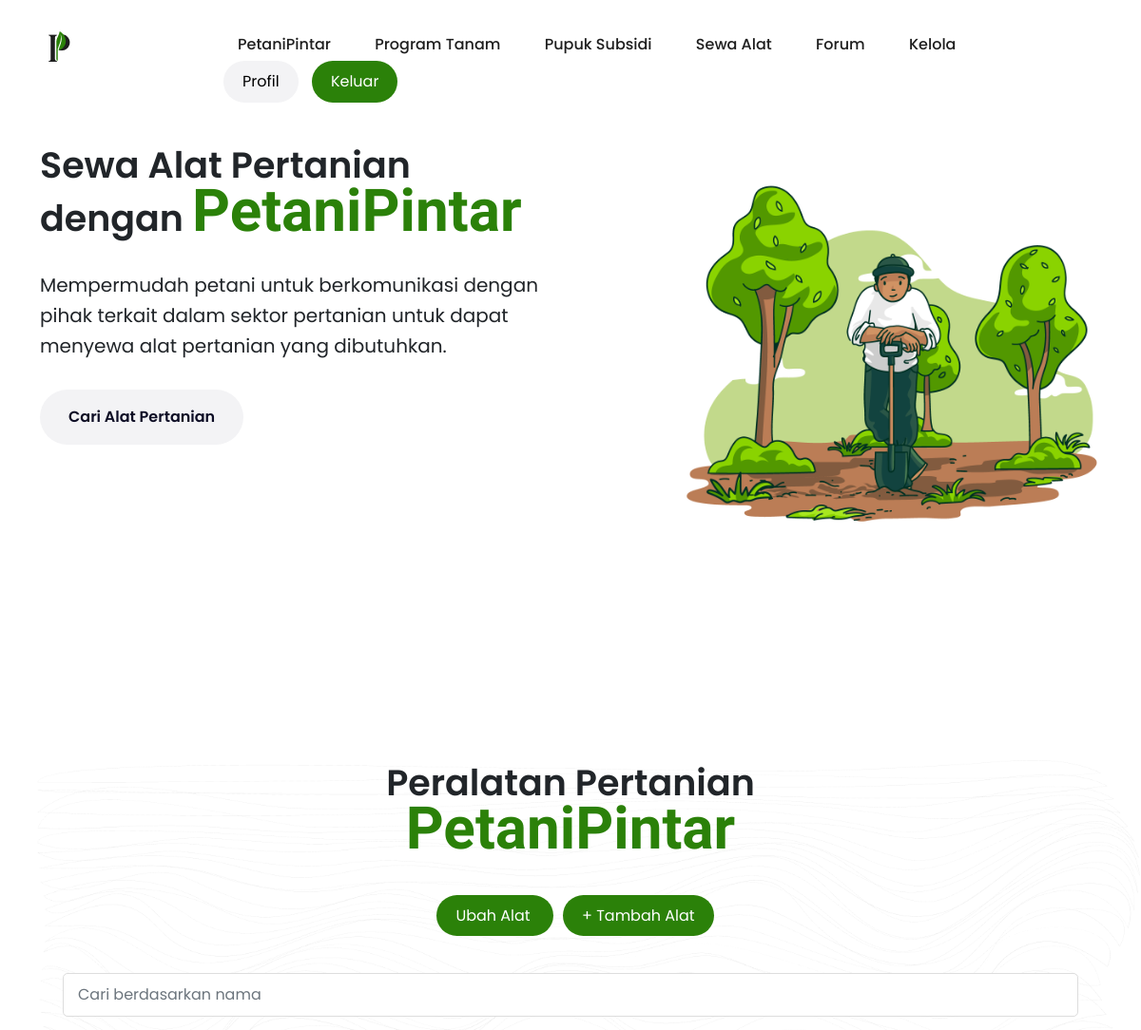
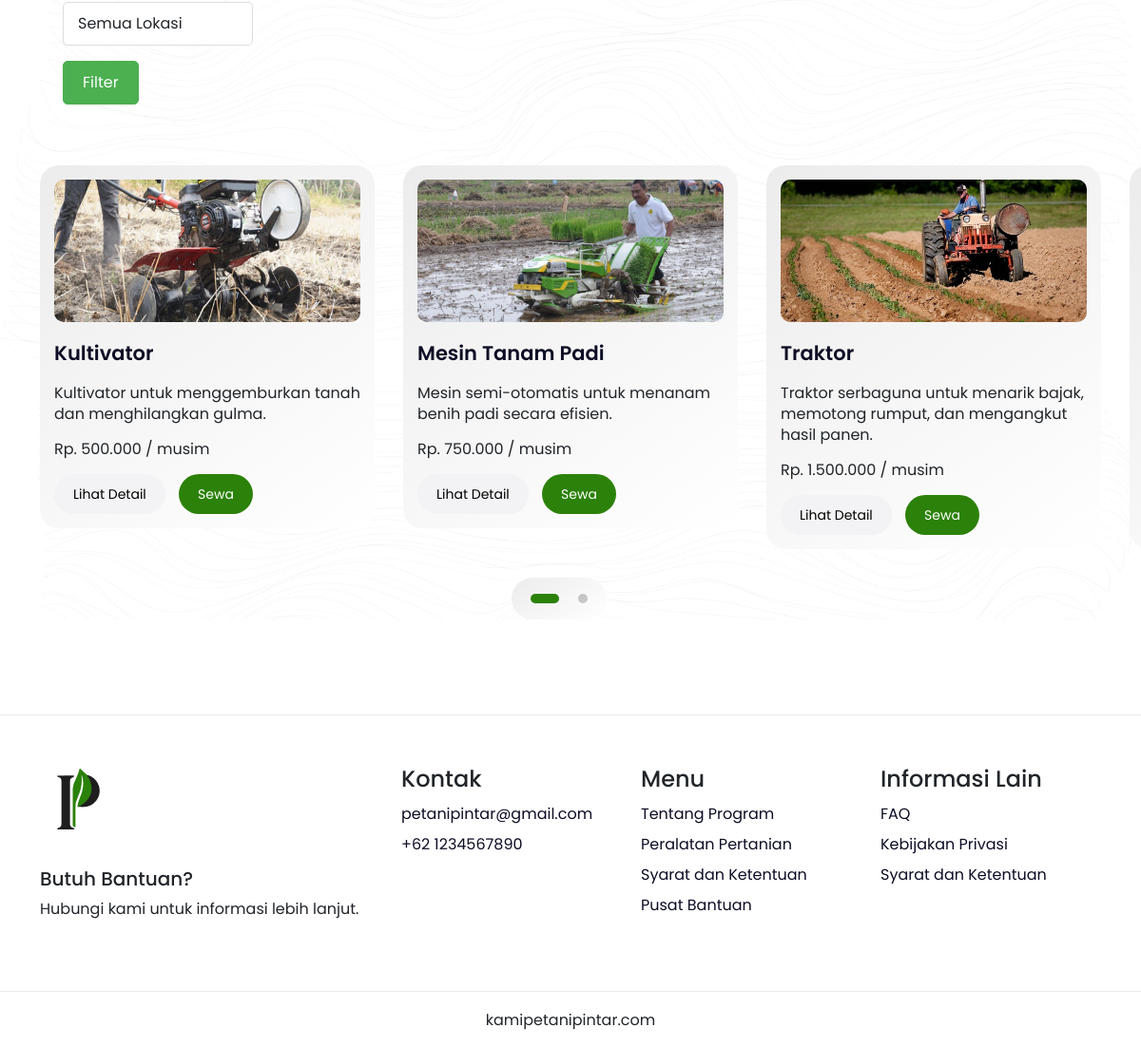
Screenshot of /program-sewa-alat.php (signed in) with the database file from the repository (2 pictures, top to bottom).
### tables this page shows
CREATE TABLE alat (
    id INT AUTO_INCREMENT PRIMARY KEY,
    nama VARCHAR(255) NOT NULL,
    deskripsi TEXT NOT NULL,
    spesifikasi TEXT NOT NULL,
    id_pemilik INT NOT NULL, 
    pemilik VARCHAR(255) NOT NULL,
    harga DECIMAL(10, 2) NOT NULL,
    gambar VARCHAR(255),
    lokasi VARCHAR(255) NOT NULL,
    latitude DECIMAL(9,6),
    longitude DECIMAL(9,6),
    FOREIGN KEY (id_pemilik) REFERENCES users(id)
);

### program-sewa-alat.php (the view, shortened to what this page needs)
<!DOCTYPE html>
<html lang="en">
<head>
    <link rel="stylesheet" href="css/swiper-bundle.min.css">
    <link rel="stylesheet" href="css/bootstrap.min.css">
    <link rel="stylesheet" href="style.css">
    <link rel="stylesheet" href="https://unicons.iconscout.com/release/v4.0.0/css/line.css">
</head>
<body class="body-fixed">
    <header class="site-header">
        <div class="container">
            <div class="row">
                <div class="col-lg-2">
                    <div class="header-logo">
                        <a href="menu.php">
                            <img src="image/logo_petanipintar.png" width="40" height="40" alt="Logo">
                        </a>
                    </div>
                </div>
                <div class="col-lg-10">
                    <div class="main-navigation">
                        <nav class="header-menu">
                            <ul class="menu">
                                <li><a href="menu.php">PetaniPintar</a></li>
                                <li><a href="program-tanam.php">Program Tanam</a></li>
                                <li><a href="program-pupuk-subsidi.php">Pupuk Subsidi</a></li>
                                <li><a href="program-sewa-alat.php">Sewa Alat</a></li>
                                <li><a href="#">Forum</a></li>
                                <?php if (isset($_SESSION['admin']) && $_SESSION['admin'] == true) {
                                    echo '<li><a href="admin/dashboard-1.php">Kelola</a></li>';
                                }?>
                                <li>
                                    <button onclick="window.location.href='profile.php'" class="signin">Profil</button>
                                    <button onclick="if(confirm('Apakah Anda yakin ingin keluar?')){window.location.href='login.php';}" class="signup">Keluar</button>
                                </li>
                            </ul>
                        </nav>
                    </div>
                </div>
            </div>
        </div>
    </header>
    <div id="viewport">
        <div id="js-scroll-content">
            <section class="main-banner" id="about">
                <div class="sec-wp">
                    <div class="container">
                        <div class="row">
                            <div class="col-lg-6">
                                <div class="banner-text">
                                    <h2 class="h2-title">Sewa Alat Pertanian dengan <span>PetaniPintar</span></h2>
                                    <p>
                                        Mempermudah petani untuk berkomunikasi dengan pihak terkait dalam sektor pertanian untuk dapat menyewa alat pertanian yang dibutuhkan.
                                    </p>
                                    <div class="banner-btn mt-4">
                                        <a href="#program" class="sec-btn">Cari Alat Pertanian</a>
                                    </div>
                                </div>
                            </div>
                            <div class="col-lg-6">
                                <div class="banner-img-wp">
                                    <img class="img-rounded" src="image/illustration/program3.png" alt="">
                                </div>
                            </div>
                        </div>
                    </div>
                </div>
            </section>
            <div class="repeat-img" style="background-image: url(image/pattern1_background.png);">
                <section class="default-banner" id="program">
                    <div class="sec-wp">
                        <div class="container">
                            <div class="row">
                                <div class="col-lg-12">
                                    <div class="sec-title text-center mb-5">
                                        <h2 class="h2-title mb-0">Peralatan Pertanian</h2>
                                        <h2 class="h2-title"><span>PetaniPintar</span></h2>
                                    </div>
                                    <?php
                                    if (isset($_SESSION['admin']) && $_SESSION['admin'] == true) {
                                        echo '<div class="text-center mb-5">
                                            <a href="edit-sewa-alat.php" class="add">
                                                Ubah Alat
                                            </a>
                                            <a href="add-sewa-alat.php" class="add">
                                                + Tambah Alat
                                            </a>
                                        </div>';
                                    }
                                    ?>
<div class="container">
                            <div class="filter-search-container">
                                <form action="#" method="GET" class="filter-search-form">
                                    <div class="form-group">
                                        <input type="text" name="search" class="form-control" placeholder="Cari berdasarkan nama" value="<?php echo isset($_GET['search']) ? $_GET['search'] : ''; ?>">
                                    </div>
                                    <div class="form-group">
                                        <select name="lokasi" class="form-control">
                                            <option value="">Semua Lokasi</option>
                                        </select>
                                    </div>
                                    <div class="form-group">
                                        <button type="submit" class="btn btn-primary">Filter</button>
                                    </div>
                                </form>
                            </div>
                                </div>
                            </div>
                            <div class="row katalog-slider">
                                <div class="swiper-wrapper">
                                    <?php
                                    include("php/config.php");
                                    $where_sql = "";
                                    $sql = "SELECT * FROM alat $where_sql";
                                    $result = $con->query($sql);
                                    if ($result->num_rows > 0) {
                                        while ($row = $result->fetch_assoc()) {
                                            echo '<div class="col-lg-4 swiper-slide">
                                            <div class="katalog-box">
                                                <div style="background-image: url(image/alat/' . $row["gambar"] . ');" class="katalog-img back-img"></div>
                                                <h3 class="h3-title">' . $row["nama"] . '</h3>
                                                <div>
                                                    <ul>
                                                        <li>
                                                            <p class="p-katalog">' . $row["deskripsi"] . '</p>
                                                        </li>
                                                        <li>
                                                            <p class="p-katalog">Rp. ' . number_format($row["harga"], 0, ',', '.') . ' / musim</p>
                                                        </li>
                                                        <li>
                                                            <button onclick="window.location.href=\'detail-sewa-alat.php?id=' . $row["id"] . '\'" class="signin">Lihat Detail</button>
                                                            <button onclick="window.location.href=\'mulai-sewa-alat.php?id=' . $row["id"] . '\'" class="signup">Sewa</button>
                                                        </li>
                                                    </ul>
                                                </div>
                                            </div>
                                        </div>';
                                        }
                                    } else {
                                        echo "Tidak ada data alat.";
                                    }
                                    ?>
                                </div>
                                <div class="swiper-button-wp">
                                    <div class="swiper-button-prev swiper-button">
                                    </div>
                                    <div class="swiper-button-next swiper-button">
                                    </div>
                                </div>
                                <div class="swiper-pagination"></div>
                            </div>
                        </div>
                    </div>
                </section>
            </div>
            <footer class="site-footer" id="help">
                <div class="top-footer section">
                    <div class="sec-wp">
                        <div class="container">
                            <div class="row">
                                <div class="col-lg-4">
                                    <div class="footer-info">
                                        <div class="footer-logo">
                                            <a href="index.php">
                                                <img src="image/petanipintar_logo80.png" alt="Logo">
                                            </a>
                                        </div>
                                        <h5>Butuh Bantuan?</h5>
                                        <a>Hubungi kami untuk informasi lebih lanjut.</a>
                                    </div>
                                </div>
                                <div class="col-lg-8">
                                    <div class="footer-flex-box">
                                        <div class="footer-menu">
                                            <h4 class="h4-title">Kontak</h4>
                                            <ul>
                                                <li><a href="#">petanipintar@gmail.com</a></li>
                                                <li><a href="#">+62 1234567890</a></li>
                                            </ul>
                                        </div>
                                        <div class="footer-menu food-nav-menu">
                                            <h4 class="h4-title">Menu</h4>
                                            <ul class="column-2">
                                                <li><a href="#about">Tentang Program</a></li>
                                                <li><a href="#program">Peralatan Pertanian</a></li>
                                                <li><a href="#sdk">Syarat dan Ketentuan</a></li>
                                                <li><a href="#help">Pusat Bantuan</a></li>
                                            </ul>
                                        </div>
                                        <div class="footer-menu">
                                            <h4 class="h4-title">Informasi Lain</h4>
                                            <ul>
                                                <li><a href="#">FAQ</a></li>
                                                <li><a href="#">Kebijakan Privasi</a></li>
                                                <li><a href="#">Syarat dan Ketentuan</a></li>
                                            </ul>
                                        </div>
                                    </div>
                                </div>
                            </div>
                        </div>
                    </div>
                </div>
                <div class="end-footer">
                    <div class="container">
                        <div class="row">
                            <div class="col-lg-12 text-center mb-3">
                                <a>kamipetanipintar.com</a>
                            </div>
                        </div>
                    </div>
                </div>
            </footer>
        </div>
    </div>
</body>
</html>

### rows the page displays
alat: gambar (picture), nama "Kultivator", deskripsi "Kultivator untuk menggemburkan tanah dan menghilangkan gulma.", harga "500.000"
alat: gambar (picture), nama "Mesin Tanam Padi", deskripsi "Mesin semi-otomatis untuk menanam benih padi secara efisien.", harga "750.000"
alat: gambar (picture), nama "Traktor", deskripsi "Traktor serbaguna untuk menarik bajak, memotong rumput, dan mengangkut hasil panen.", harga "1.500.000"
